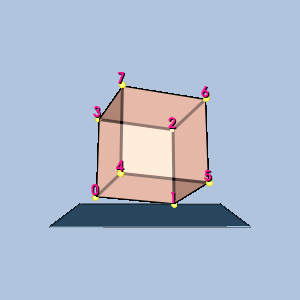

Recreate this plot in Python.
#!/usr/bin/env python

# Render a single hexahedron linear cell with vertex-ordering labels,
# gold sphere glyphs at the vertices, and a translucent plinth.

# Factory overrides: importing these modules registers the OpenGL rendering
# and interaction style implementations for vtkRenderingCore factory classes.
import vtkmodules.vtkInteractionStyle  # noqa: F401
import vtkmodules.vtkRenderingOpenGL2  # noqa: F401
# VTK pipeline classes used in this example
from vtkmodules.vtkCommonCore import vtkPoints
from vtkmodules.vtkCommonDataModel import (
    vtkHexahedron,
    vtkUnstructuredGrid,
)
from vtkmodules.vtkCommonTransforms import vtkTransform
from vtkmodules.vtkFiltersGeneral import vtkTransformFilter
from vtkmodules.vtkFiltersSources import (
    vtkCubeSource,
    vtkSphereSource,
)
from vtkmodules.vtkRenderingCore import (
    vtkActor,
    vtkActor2D,
    vtkDataSetMapper,
    vtkGlyph3DMapper,
    vtkPolyDataMapper,
    vtkProperty,
    vtkRenderWindow,
    vtkRenderWindowInteractor,
    vtkRenderer,
    vtkTextProperty,
)
from vtkmodules.vtkRenderingLabel import vtkLabeledDataMapper

# Colors (normalized RGB)
dark_salmon_rgb = (0.914, 0.588, 0.478)
seashell_rgb = (1.0, 0.961, 0.933)
gold_rgb = (1.0, 0.843, 0.0)
yellow_rgb = (1.0, 1.0, 0.0)
steel_blue_rgb = (0.275, 0.510, 0.706)
light_steel_blue_rgb = (0.690, 0.769, 0.871)
deep_pink_rgb = (1.0, 0.078, 0.576)
background_rgb = (0.690, 0.769, 0.871)

# Cell: Hexahedron
points = vtkPoints()
points.InsertNextPoint(0, 0, 0)
points.InsertNextPoint(1, 0, 0)
points.InsertNextPoint(1, 1, 0)
points.InsertNextPoint(0, 1, 0)
points.InsertNextPoint(0, 0, 1)
points.InsertNextPoint(1, 0, 1)
points.InsertNextPoint(1, 1, 1)
points.InsertNextPoint(0, 1, 1)
cell = vtkHexahedron()
for i in range(8):
    cell.GetPointIds().SetId(i, i)

# Unstructured grid
grid = vtkUnstructuredGrid()
grid.SetPoints(points)
grid.InsertNextCell(cell.GetCellType(), cell.GetPointIds())

# 3D viewing rotation
rot = vtkTransform()
rot.RotateX(-20)
rot.RotateY(20)
rtf = vtkTransformFilter()
rtf.SetTransform(rot)
rtf.SetInputData(grid)
rtf.Update()
grid.SetPoints(rtf.GetOutput().GetPoints())

# Center the cell at the origin
bounds = grid.GetBounds()
pts = grid.GetPoints()
new_pts = vtkPoints()
new_pts.SetNumberOfPoints(pts.GetNumberOfPoints())
for i in range(pts.GetNumberOfPoints()):
    px, py, pz = pts.GetPoint(i)
    new_pts.SetPoint(i, px - (bounds[0] + bounds[1]) / 2.0,
                     py - (bounds[2] + bounds[3]) / 2.0,
                     pz - (bounds[4] + bounds[5]) / 2.0)
grid.SetPoints(new_pts)

# Cell surface property
cell_surface_property = vtkProperty()
cell_surface_property.SetAmbientColor(dark_salmon_rgb)
cell_surface_property.SetDiffuseColor(seashell_rgb)
cell_surface_property.SetSpecularColor(1.0, 1.0, 1.0)
cell_surface_property.SetSpecular(0.5)
cell_surface_property.SetDiffuse(0.7)
cell_surface_property.SetAmbient(0.5)
cell_surface_property.SetSpecularPower(20.0)
cell_surface_property.SetOpacity(0.9)
cell_surface_property.EdgeVisibilityOn()
cell_surface_property.SetLineWidth(3)

mapper = vtkDataSetMapper()
mapper.SetInputData(grid)
actor = vtkActor()
actor.SetMapper(mapper)
actor.SetProperty(cell_surface_property)

# Vertex labels
label_text_property = vtkTextProperty()
label_text_property.BoldOn()
label_text_property.ShadowOn()
label_text_property.SetJustificationToCentered()
label_text_property.SetColor(deep_pink_rgb)
label_text_property.SetFontSize(14)

label_mapper = vtkLabeledDataMapper()
label_mapper.SetInputData(grid)
label_mapper.SetLabelTextProperty(label_text_property)
label_actor = vtkActor2D()
label_actor.SetMapper(label_mapper)

# Vertex glyphs: gold spheres
sphere = vtkSphereSource()
sphere.SetPhiResolution(21)
sphere.SetThetaResolution(21)
sphere.SetRadius(0.04)

glyph_mapper = vtkGlyph3DMapper()
glyph_mapper.SetInputData(grid)
glyph_mapper.SetSourceConnection(sphere.GetOutputPort())
glyph_mapper.ScalingOn()
glyph_mapper.ScalarVisibilityOff()

point_glyph_property = vtkProperty()
point_glyph_property.SetAmbientColor(gold_rgb)
point_glyph_property.SetDiffuseColor(yellow_rgb)
point_glyph_property.SetSpecularColor(1.0, 1.0, 1.0)
point_glyph_property.SetSpecular(0.5)
point_glyph_property.SetDiffuse(0.7)
point_glyph_property.SetAmbient(0.5)
point_glyph_property.SetSpecularPower(20.0)
point_glyph_property.SetOpacity(1.0)

glyph_actor = vtkActor()
glyph_actor.SetMapper(glyph_mapper)
glyph_actor.SetProperty(point_glyph_property)

# Translucent plinth beneath the 3D cell
nb = grid.GetBounds()
nd = (nb[1] - nb[0], nb[3] - nb[2], nb[5] - nb[4])
thick = nd[2] * 0.01
plinth_source = vtkCubeSource()
plinth_source.SetCenter((nb[1] + nb[0]) / 2.0, nb[2] - thick / 2.0 - 0.05, (nb[5] + nb[4]) / 2.0)
plinth_source.SetXLength(nd[0] + nd[0] * 0.5)
plinth_source.SetYLength(thick)
plinth_source.SetZLength(nd[2] + nd[2] * 0.5)

plinth_property = vtkProperty()
plinth_property.SetAmbientColor(steel_blue_rgb)
plinth_property.SetDiffuseColor(light_steel_blue_rgb)
plinth_property.SetSpecularColor(1.0, 1.0, 1.0)
plinth_property.SetSpecular(0.5)
plinth_property.SetDiffuse(0.7)
plinth_property.SetAmbient(0.5)
plinth_property.SetSpecularPower(20.0)
plinth_property.SetOpacity(0.8)
plinth_property.EdgeVisibilityOn()
plinth_property.SetLineWidth(1)

plinth_mapper = vtkPolyDataMapper()
plinth_mapper.SetInputConnection(plinth_source.GetOutputPort())
plinth_actor = vtkActor()
plinth_actor.SetMapper(plinth_mapper)
plinth_actor.SetProperty(plinth_property)

# Renderer
renderer = vtkRenderer()
renderer.AddActor(actor)
renderer.AddActor(label_actor)
renderer.AddActor(glyph_actor)
renderer.AddActor(plinth_actor)
renderer.SetBackground(background_rgb)

# Window
render_window = vtkRenderWindow()
render_window.AddRenderer(renderer)
render_window.SetWindowName("linear cell hexahedron")
render_window.SetMultiSamples(0)
render_window.SetSize(300, 300)

# Interactor
render_window_interactor = vtkRenderWindowInteractor()
render_window_interactor.SetRenderWindow(render_window)

# Scene: configure the camera
renderer.ResetCamera()

render_window_interactor.Initialize()
render_window_interactor.Start()
